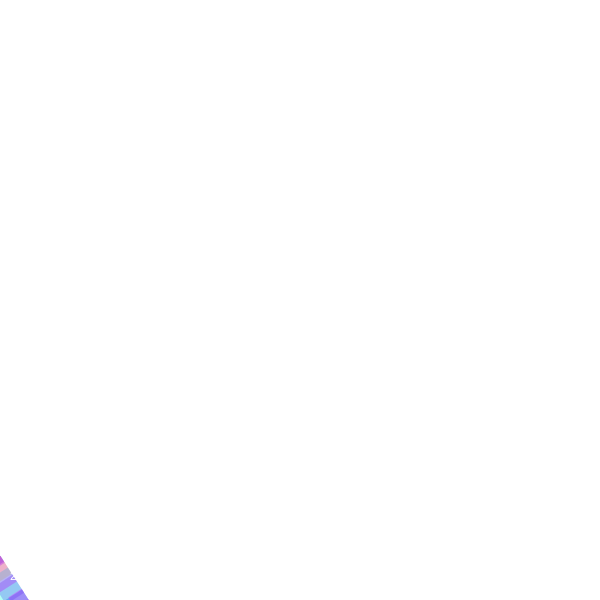
Frame 1 (no input)
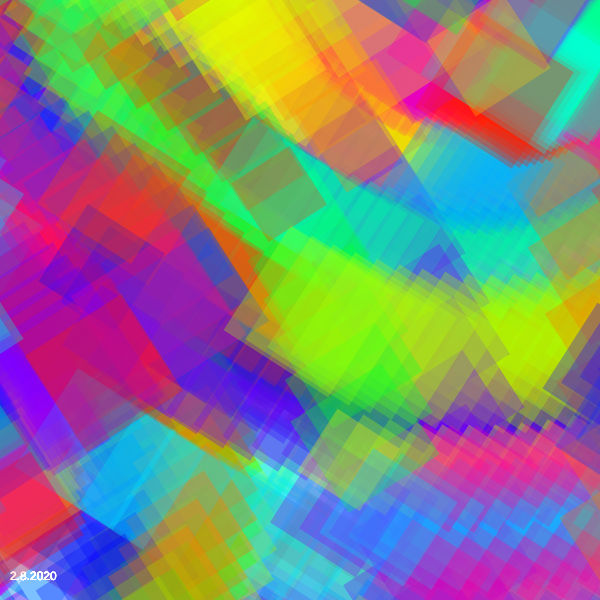
Frame 60 (no input)
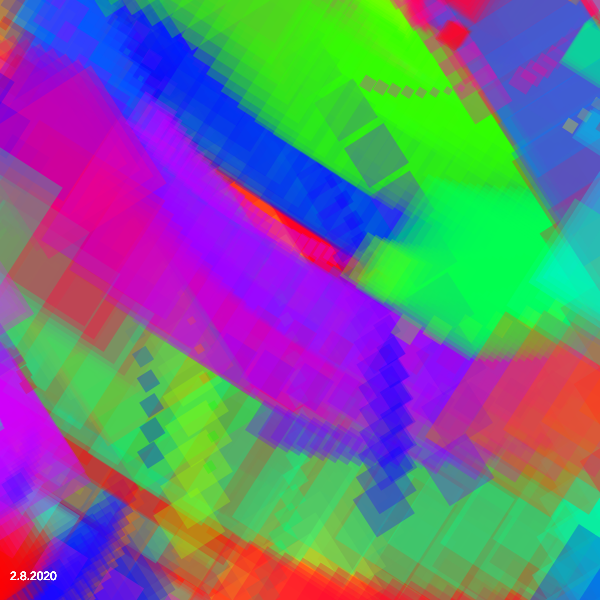
Frame 120 (the mouse pressed at the canvas centre since frame 60)

The p5.js sketch that drew these frames (run headless with seeded random() and noise() and a simulated clock; from frame 60 on, the mouse is pressed at the canvas centre):

// p5.js sketch
// ── sketch.js
//Based off the particle system example on p5.js

let spin;

let spins = [];

function setup() {
  createCanvas(600, 600);
   colorMode(HSB);
  // Initialize all values
  for (let i = 0; i < 200; i++) {
    var dir = -1;
    if(i%2 == 0){
      dir = 1;
    }
    spin = new Spinner(createVector(width/2, height/2), random(0, 850), dir, 0, random(0.01, 0.1), random(0, 360));
    spins.push(spin);
  }

 
}

function draw() {
  // Convert polar to cartesian
  for (let i = 0; i < spins.length; i++) {
    spins[i].run();
  }
  fill(255);
  text("2.8.2020", 10, height - 20);
}

class Spinner{
 constructor(center, radius, direction, theta, vel, hue) {
    this.x = 0;
    this.y = 0; 
    this.center = center;
    this.radius = radius;
    this.direction = direction;
    this.theta = theta;
    this.vel = vel;
    this.hue = hue;
    this.color = color(hue, 200, 200, 0.3);
    this.size = random(5, 80);
    this.angle = 0;
  }
  update(){
    this.x= (this.radius * cos(this.theta) + this.center.x);
    this.y = (this.radius * sin(this.theta) + this.center.y);
    this.theta += this.vel;
    // this.size += cos(this.theta)*2;
  }
  display(){
    fill(this.color);
    noStroke();
    var ang = this.angle+ 1;
    rotate(this.direction*ang);
    rect(this.x, this.y, this.size, this.size);
    rotate(this.direction*-ang);
    this.size += 1;
    if(this.size >= 150) this.size = 5;
  }
  run(){
    this.update();
    this.display();
  }
};
